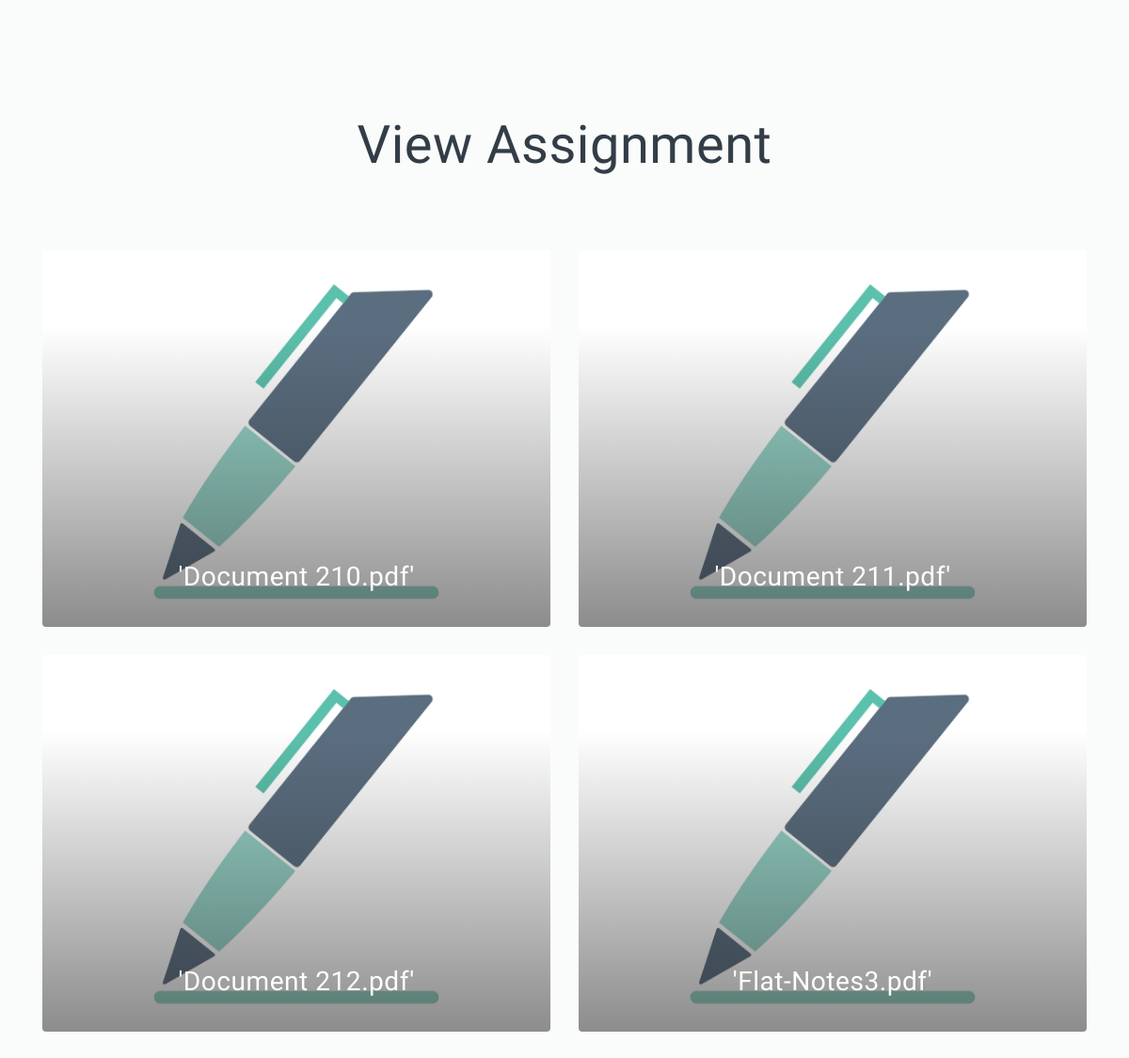
Screenshot of /view_assignments.php (signed in) with the database file from the repository.
### tables this page shows
CREATE TABLE `UploadAssignment` (
  `id` smallint(5) UNSIGNED NOT NULL,
  `path` varchar(200) NOT NULL,
  `about` varchar(50) NOT NULL
);

### view_assignments.php (the view, shortened to what this page needs)
<?php
	include('Session.php');
    ?>
<!DOCTYPE html>
<html>
<head>
    <link href="assets/css/page.min.css" rel="stylesheet">
    <link href="assets/css/style.css" rel="stylesheet">
  </head>
<body>
	  <section class="section bg-gray overflow-hidden" id="advertisement" >
      <div class="section-header fw-500">
          <h2 class="display-3 fw-400">View Assignment</h2>
      </div>
        <div class="container">
      <div class="row gap-y">
        <?php
          $qry = mysqli_query($db,"SELECT * FROM `UploadAssignment`");
          $pathy = "Assigments/pdf/";
          while($data = mysqli_fetch_assoc($qry)){
              $pathx = $pathy.$data['path'];
              echo "<div class='col-12 col-lg-6'>
          <div class='card text-white justify-content-end bg-img h-400' style='background-image: url(assets/img/viewAssignments.jpg); '' data-scrim-bottom='5'>
            <a href='#'>
          <div class='card-body flex-grow-0'>
            <a href='".$pathx."' target='_blank'><h3 class='card-title fw-200 text-center'>'".$data['path']."'</h3></a>
          </div>
            </a>
          </div>
        </div>";
          }
          ?>
      </div>
        </div>
      </section>
</body>
</html>

### rows the page displays
uploadassignment: path "Document 210.pdf"
uploadassignment: path "Document 211.pdf"
uploadassignment: path "Document 212.pdf"
uploadassignment: path "Flat-Notes3.pdf"
